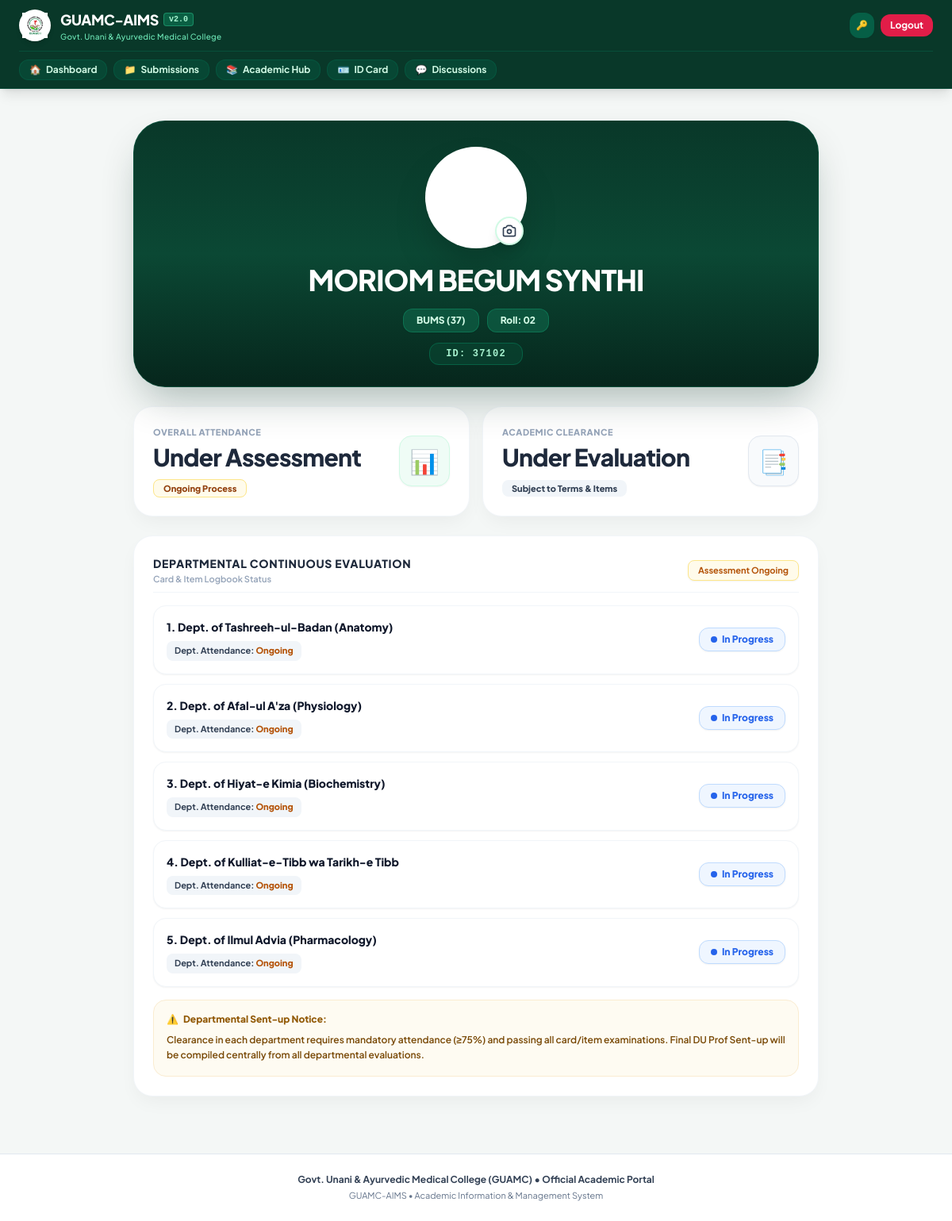
/dashboard (signed in), run on the app's committed database.
### models.py (models this page shows)
class NavigationLink(db.Model):
    __tablename__ = 'navigation_links'
    id = db.Column(db.Integer, primary_key=True)
    title = db.Column(db.String(100), nullable=False)
    endpoint_or_url = db.Column(db.String(255), nullable=False)
    icon = db.Column(db.String(50), default='🔗')
    order = db.Column(db.Integer, default=0)
    is_external = db.Column(db.Boolean, default=False)

class Student(UserMixin, db.Model):
    __tablename__ = 'students'
    id = db.Column(db.Integer, primary_key=True)
    unique_id = db.Column(db.String(50), unique=True, index=True)
    batch = db.Column(db.String(20), default='37th')
    course = db.Column(db.String(50), default='BUMS')
    roll_no = db.Column(db.String(20))
    class_roll = db.Column(db.String(20))
    session = db.Column(db.String(30))
    photo = db.Column(db.String(255))
    name_bangla = db.Column(db.String(150))
    name_english = db.Column(db.String(150))
    gender = db.Column(db.String(30))
    marital_status = db.Column(db.String(50))
    father_name = db.Column(db.String(150))
    father_occupation = db.Column(db.String(100))
    mother_name = db.Column(db.String(150))
    mother_occupation = db.Column(db.String(100))
    date_of_birth = db.Column(db.String(30))
    nid_or_birth_cert = db.Column(db.String(50))
    family_income = db.Column(db.String(50))
    family_members = db.Column(db.String(20))
    need_financial_aid = db.Column(db.String(10))
    has_personal_income = db.Column(db.String(10))
    income_source_details = db.Column(db.Text)
    hsc_background = db.Column(db.Text)
    ssc_background = db.Column(db.Text)
    library_member = db.Column(db.String(10))
    hall_resident = db.Column(db.String(50))
    co_curricular_activities = db.Column(db.Text)
    club_interests = db.Column(db.Text)
    height = db.Column(db.String(50))
    weight = db.Column(db.String(30))
    wear_glasses = db.Column(db.String(10))
    blood_group = db.Column(db.String(10))
    chronic_illness = db.Column(db.Text)
    known_allergies = db.Column(db.Text)
    regular_medication = db.Column(db.Text)
    emergency_medical_contact = db.Column(db.String(30))
    identification_mark = db.Column(db.String(150))
    contact_number = db.Column(db.String(30))
    guardian_contact = db.Column(db.String(30))
    present_address = db.Column(db.Text)
    permanent_address = db.Column(db.Text)
    email = db.Column(db.String(120), unique=True, nullable=False, index=True)
    password_hash = db.Column(db.String(255))
    total_classes = db.Column(db.Integer, nullable=True)
    attended_classes = db.Column(db.Integer, nullable=True)
    attendance = db.Column(db.Float, nullable=True)
    is_approved = db.Column(db.Boolean, default=False)
    created_at = db.Column(db.DateTime, default=datetime.utcnow)
    performances = db.relationship('DepartmentPerformance', backref='student', cascade="all, delete-orphan")

class Department(db.Model):
    __tablename__ = 'departments'
    id = db.Column(db.Integer, primary_key=True)
    course = db.Column(db.String(20), nullable=False)
    name = db.Column(db.String(150), nullable=False)
    code = db.Column(db.String(50), nullable=True)
    order = db.Column(db.Integer, default=0)
    performances = db.relationship('DepartmentPerformance', backref='department', cascade="all, delete-orphan")

### app.py (the view)
@app.route('/dashboard')
@login_required
def dashboard():
    try:
        if current_user.email and current_user.email.lower().strip() in ['niloyxahc@gmail.com', 'moderndoctorsguamc@gmail.com']:
            return redirect(url_for('admin_panel'))
        course = (current_user.course or 'BUMS').upper()
        depts = Department.query.filter_by(course=course).order_by(Department.order.asc()).all()
        dept_data = []
        for d in depts:
            perf = DepartmentPerformance.query.filter_by(student_id=current_user.id, department_id=d.id).first()
            dept_data.append({
                'id': d.id,
                'name': d.name,
                'attendance_rate': perf.attendance_rate if (perf and perf.attendance_rate is not None) else None,
                'item_card_status': perf.item_card_status if perf else 'In Progress'
            })
        return render_template('dashboard.html', departments=dept_data)
    except Exception as e:
        return f"Error loading dashboard: {str(e)}", 500

### templates/dashboard.html (shortened to what this page needs)
{% extends "base.html" %}
{% block content %}
<div class="max-w-4xl mx-auto px-4 py-6 space-y-6">
    <div class="bg-gradient-to-b from-[#093829] via-[#0b4834] to-[#06261c] rounded-[2.5rem] p-8 text-white text-center shadow-2xl shadow-emerald-950/30 relative overflow-hidden border border-emerald-700/30">
        <div class="relative inline-block mx-auto mb-5">
            <div class="w-32 h-32 rounded-full border-4 border-white/90 shadow-2xl overflow-hidden bg-white mx-auto flex items-center justify-center">
                <img src="{{ url_for('user_avatar', user_id=current_user.id) }}"
                     alt="{{ current_user.name_english }}"
                     class="w-full h-full object-cover">
            </div>
            <form action="{{ url_for('upload_photo') }}" method="POST" enctype="multipart/form-data" class="absolute bottom-1 right-1">
                <label for="dash-photo-input" class="w-9 h-9 bg-white text-emerald-900 rounded-full flex items-center justify-center shadow-lg border-2 border-emerald-100 cursor-pointer hover:scale-110 active:scale-95 transition transform">
                </label>
            </form>
        </div>
        <h1 class="text-2xl sm:text-3xl md:text-4xl font-black uppercase tracking-tight text-white mb-4 leading-tight">
            {{ current_user.name_english }}
        </h1>
        <div class="flex flex-wrap items-center justify-center gap-2.5 mb-3">
            <span class="px-4 py-1.5 bg-[#0e5c43]/80 backdrop-blur-md text-emerald-100 text-xs font-black rounded-xl border border-emerald-500/30 shadow-sm">
                {{ current_user.course }} ({{ current_user.batch or '37th' }})
            </span>
            <span class="px-4 py-1.5 bg-[#0e5c43]/80 backdrop-blur-md text-emerald-100 text-xs font-black rounded-xl border border-emerald-500/30 shadow-sm">
                Roll: {{ current_user.roll_no }}
            </span>
        </div>
        <div class="inline-block">
            <span class="px-5 py-1.5 bg-[#08402e]/90 text-emerald-200 text-xs font-mono font-bold tracking-widest rounded-xl border border-emerald-600/40">
                ID: {{ current_user.unique_id }}
            </span>
        </div>
    </div>
    <div class="grid grid-cols-1 md:grid-cols-2 gap-4">
        <div class="bg-white rounded-3xl p-6 border border-slate-100 shadow-[0_10px_25px_-5px_rgba(0,0,0,0.05)] flex items-center justify-between">
            <div>
                <p class="text-[11px] font-black tracking-wider uppercase text-slate-400 mb-1">Overall Attendance</p>
                {% if current_user.attendance is not none %}
                    <h2 class="text-3xl sm:text-4xl font-black text-[#043324] tracking-tight">
                        {{ "%.1f"|format(current_user.attendance) }}%
                    </h2>
                    <div class="mt-2 flex items-center gap-2">
                        {% if current_user.attendance >= 75.0 %}
                            <span class="px-3 py-1 bg-emerald-100 text-emerald-800 text-[11px] font-black rounded-lg">Collegiate (≥75%)</span>
                        {% elif current_user.attendance >= 60.0 %}
                            <span class="px-3 py-1 bg-amber-100 text-amber-800 text-[11px] font-black rounded-lg">Non-Collegiate</span>
                        {% else %}
                            <span class="px-3 py-1 bg-rose-100 text-rose-800 text-[11px] font-black rounded-lg">Dis-Collegiate</span>
                        {% endif %}
                        <span class="text-[10px] font-bold text-slate-400">Min 75% required</span>
                    </div>
                {% else %}
                    <h2 class="text-2xl sm:text-3xl font-black text-slate-800 tracking-tight">Under Assessment</h2>
                    <div class="mt-2">
                        <span class="px-3 py-1 bg-amber-50 text-amber-800 border border-amber-200 text-[11px] font-black rounded-lg">
                            Ongoing Process
                        </span>
                    </div>
                {% endif %}
            </div>
            <div class="w-16 h-16 rounded-2xl bg-[#effcf6] border border-emerald-100 flex items-center justify-center text-3xl shadow-sm">
                📊
            </div>
        </div>
        <div class="bg-white rounded-3xl p-6 border border-slate-100 shadow-[0_10px_25px_-5px_rgba(0,0,0,0.05)] flex items-center justify-between">
            <div>
                <p class="text-[11px] font-black tracking-wider uppercase text-slate-400 mb-1">Academic Clearance</p>
                <h2 class="text-2xl sm:text-3xl font-black text-slate-800 tracking-tight">Under Evaluation</h2>
                <div class="mt-2">
                    <span class="px-3 py-1 bg-slate-100 text-slate-700 text-[11px] font-black rounded-lg">
                        Subject to Terms &amp; Items
                    </span>
                </div>
            </div>
            <div class="w-16 h-16 rounded-2xl bg-[#f8fafc] border border-slate-200 flex items-center justify-center text-3xl shadow-sm">
                📑
            </div>
        </div>
    </div>
    <div class="bg-white rounded-3xl p-6 border border-slate-100 shadow-[0_10px_25px_-5px_rgba(0,0,0,0.05)] space-y-4">
        <div class="flex items-center justify-between pb-2 border-b border-slate-100">
            <div>
                <h3 class="text-xs sm:text-sm font-black text-slate-800 uppercase tracking-wider">
                    DEPARTMENTAL CONTINUOUS EVALUATION
                </h3>
                <p class="text-[11px] text-slate-400 font-semibold mt-0.5">Card &amp; Item Logbook Status</p>
            </div>
            <span class="px-3 py-1 bg-amber-50 border border-amber-200 text-amber-700 text-[11px] font-bold rounded-lg shadow-sm">
                Assessment Ongoing
            </span>
        </div>
        <div class="space-y-3">
            {% for d in departments %}
            <div class="p-4 rounded-2xl border border-slate-100 bg-white shadow-sm hover:border-emerald-200 transition flex flex-col sm:flex-row sm:items-center justify-between gap-3">
                <div>
                    <h4 class="text-sm font-black text-slate-900">
                        {{ loop.index }}. Dept. of {{ d.name }}
                    </h4>
                    <div class="flex items-center gap-2 mt-2">
                        <span class="px-2.5 py-1 bg-slate-100 text-slate-700 rounded-lg text-[11px] font-bold">
                            Dept. Attendance:
                            {% if d.attendance_rate is not none %}
                                <strong class="text-emerald-700">{{ "%.1f"|format(d.attendance_rate) }}%</strong>
                            {% else %}
                                <strong class="text-amber-700">Ongoing</strong>
                            {% endif %}
                        </span>
                    </div>
                </div>
                <div>
                    <span class="px-3.5 py-1.5 {% if d.item_card_status == 'Cleared' %}bg-emerald-50 border-emerald-200 text-emerald-700{% else %}bg-blue-50 border-blue-200 text-blue-600{% endif %} border text-xs font-black rounded-xl inline-flex items-center gap-1.5 shadow-sm">
                        <span class="w-2 h-2 rounded-full {% if d.item_card_status == 'Cleared' %}bg-emerald-600{% else %}bg-blue-600{% endif %}"></span>
                        {{ d.item_card_status }}
                    </span>
                </div>
            </div>
            {% endfor %}
        </div>
        <div class="p-4 rounded-2xl bg-[#fefbf2] border border-[#faecd1] text-xs space-y-2 mt-4">
            <h5 class="font-black text-[#925a07] flex items-center gap-1.5 text-xs">
                <span>⚠️</span> Departmental Sent-up Notice:
            </h5>
            <p class="text-[#784805] leading-relaxed font-semibold">
                Clearance in each department requires mandatory attendance (≥75%) and passing all card/item examinations. Final DU Prof Sent-up will be compiled centrally from all departmental evaluations.
            </p>
        </div>
    </div>
</div>
{% endblock %}

### templates/base.html (shortened to what this page needs)
<!DOCTYPE html>
<html lang="en">
<head>
    <script src="https://cdn.tailwindcss.com"></script>
</head>
<body class="bg-[#f4f7f6] min-h-screen text-slate-800 flex flex-col justify-between">
    <header class="bg-[#093829] text-white shadow-lg sticky top-0 z-50 border-b border-emerald-800/40">
        <div class="max-w-7xl mx-auto px-4 sm:px-6">
            <div class="flex items-center justify-between h-16">
                <a href="{{ url_for('dashboard') }}" class="flex items-center gap-3">
                    <div class="w-10 h-10 rounded-full bg-white flex items-center justify-center p-1 shadow-md">
                        <img src="{{ url_for('static', filename='logo.png') }}"
                             onerror="this.onerror=null; this.src='https://raw.githubusercontent.com/mdniloyhasan/guamc-portal/main/static/logo.png';"
                             alt="GUAMCH Logo"
                             class="w-full h-full object-contain">
                    </div>
                    <div>
                        <div class="flex items-center gap-1.5">
                            <h1 class="text-base sm:text-lg font-black tracking-tight leading-tight">GUAMC-AIMS</h1>
                            <span class="px-1.5 py-0.2 bg-emerald-500/30 border border-emerald-400/40 text-emerald-200 text-[10px] font-mono font-bold rounded">v2.0</span>
                        </div>
                        <p class="text-[10px] text-emerald-300 font-medium tracking-wide">Govt. Unani &amp; Ayurvedic Medical College</p>
                    </div>
                </a>
                <div class="flex items-center gap-2">
                    {% if current_user.is_authenticated %}
                        <a href="{{ url_for('change_password') }}" class="p-2 bg-emerald-800 hover:bg-emerald-700 text-amber-300 rounded-xl text-xs font-bold transition shadow-sm" title="Change Password">
                            🔑
                        </a>
                        <a href="{{ url_for('logout') }}" class="px-3 py-1.5 bg-rose-600 hover:bg-rose-700 text-white rounded-xl text-xs font-bold transition shadow-sm">
                            Logout
                        </a>
                    {% else %}
                        <a href="{{ url_for('login') }}" class="px-4 py-1.5 bg-emerald-500 hover:bg-emerald-600 text-white rounded-xl text-xs font-bold transition shadow-sm">
                            Login
                        </a>
                    {% endif %}
                </div>
            </div>
            {% if current_user.is_authenticated and current_user.email not in ['niloyxahc@gmail.com', 'moderndoctorsguamc@gmail.com'] %}
            <div class="flex items-center gap-2 overflow-x-auto py-2.5 no-scrollbar border-t border-emerald-800/60 text-xs font-bold">
                {% if custom_nav_links %}
                    {% for item in custom_nav_links %}
                        <a href="{% if item.is_external %}{{ item.endpoint_or_url }}{% else %}{{ url_for(item.endpoint_or_url) if item.endpoint_or_url in ['dashboard','id_card','submission_hub','resources','discussions'] else '#' }}{% endif %}"
                           class="px-3 py-1 rounded-xl bg-emerald-800/40 hover:bg-emerald-600 text-emerald-100 whitespace-nowrap transition flex items-center gap-1.5 border border-emerald-700/30">
                            <span>{{ item.icon }}</span> {{ item.title }}
                        </a>
                    {% endfor %}
                {% endif %}
            </div>
            {% endif %}
        </div>
    </header>
    <main class="flex-grow">
        {% block content %}{% endblock %}
    </main>
    <footer class="bg-white border-t border-slate-200 mt-12 py-6 text-center text-xs text-slate-500">
        <p class="font-bold text-slate-700">Govt. Unani &amp; Ayurvedic Medical College (GUAMC) • Official Academic Portal</p>
        <p class="mt-1 text-[11px] text-slate-500">GUAMC-AIMS • Academic Information &amp; Management System</p>
    </footer>
</body>
</html>

### data on the page
NavigationLink: icon "🏠", title "Dashboard"
NavigationLink: icon "📁", title "Submissions"
NavigationLink: icon "📚", title "Academic Hub"
NavigationLink: icon "🪪", title "ID Card"
NavigationLink: icon "💬", title "Discussions"
Student: name_english "MORIOM BEGUM SYNTHI", course "BUMS", batch "37", roll_no "02", unique_id "37102"
Department: name "Tashreeh-ul-Badan (Anatomy)", item_card_status "In Progress"
Department: name "Afal-ul A'za (Physiology)", item_card_status "In Progress"
Department: name "Hiyat-e Kimia (Biochemistry)", item_card_status "In Progress"
Department: name "Kulliat-e-Tibb wa Tarikh-e Tibb", item_card_status "In Progress"
Department: name "Ilmul Advia (Pharmacology)", item_card_status "In Progress"
